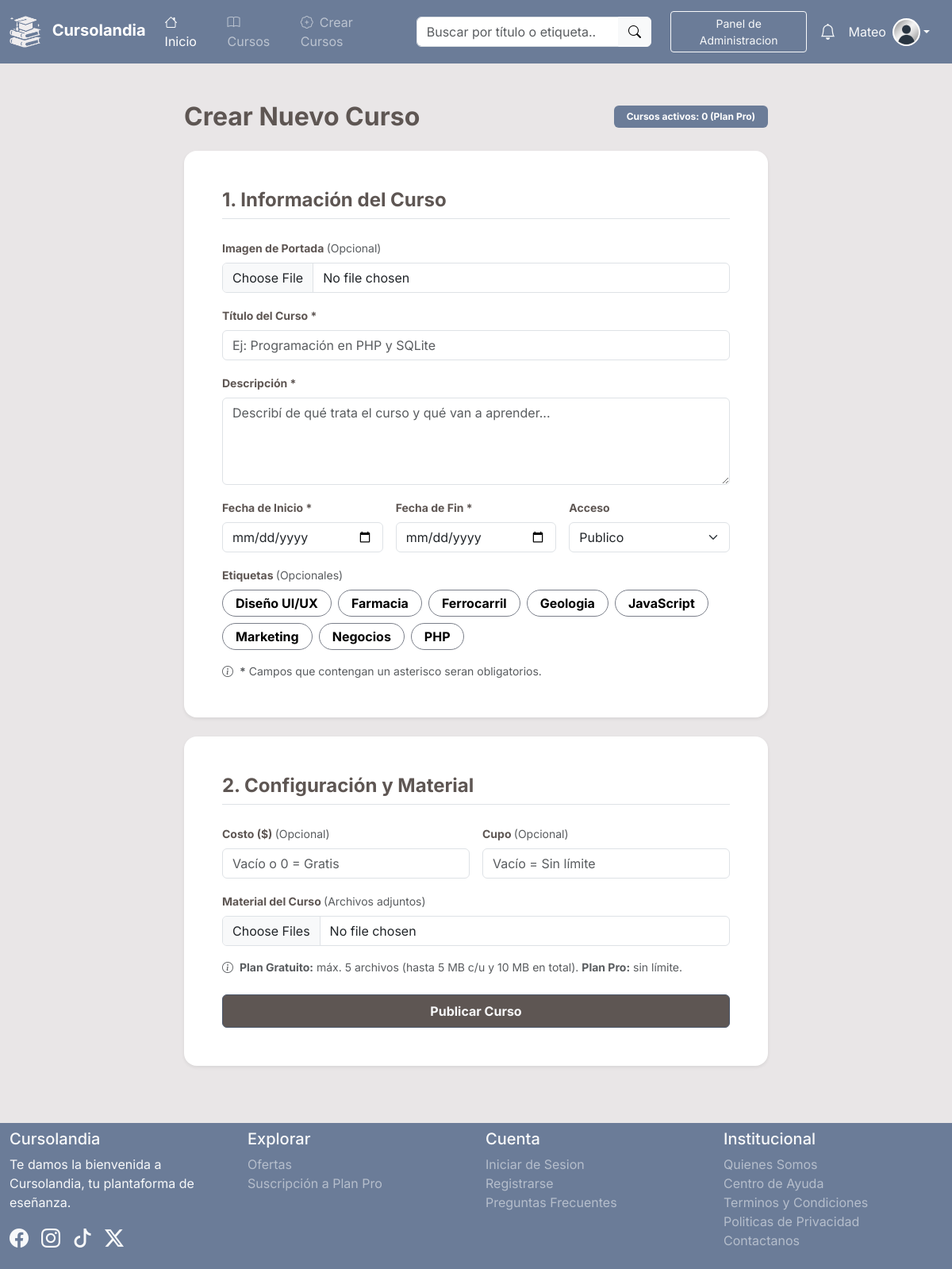
Page /Interfaz/Cursos/crear_c.php (signed in) on the committed database.
### tables this page shows
CREATE TABLE Etiquetas (
    E_ID INT AUTO_INCREMENT NOT NULL PRIMARY KEY,
    E_Nombre VARCHAR(50) NOT NULL UNIQUE
);

### Persistencia/Consultas/UsuarioBD.php (called while the page is built, shortened)
<?php
    class UsuarioBD {
        public function cantidad_cursos ($id_u) {
            $cant_c = array();
            $qry = "
                SELECT *
                FROM Cursos
                WHERE U_ID_Crea = '$id_u'
            ";
            include RUTA_BASE . "/Persistencia/conexion.php";
            $result = mysqli_query($conexion,$qry);
            return $cant_c;
        }
    }
?>

### Persistencia/Consultas/EtiquetaBD.php (called while the page is built, shortened)
<?php
    require_once RUTA_BASE . "/Logica/Etiqueta.php";
    class EtiquetaBD {
        public function listar_etiquetas () {
            $lista_e = array();
            include RUTA_BASE . "/Persistencia/conexion.php";
            $qry = "SELECT * FROM Etiquetas";
            $result = mysqli_query($conexion,$qry);
            while ($fila = mysqli_fetch_array($result)) {
                $e = new Etiqueta ($fila[1],$fila[0]);
                $lista_e[] = $e;
            }
            return $lista_e;
        }
    }
?>

### Logica/Etiqueta.php (called while the page is built, shortened)
<?php
    class Etiqueta {
        public function __construct ($nombre, $id = null) {
            $this -> nombre = $nombre;
            $this -> id = $id;
        }
        public function __get ($var) {
            return $this -> $var;
        }
    }
?>

### Interfaz/Cursos/crear_c.php (the view, shortened to what this page needs)
<?php
    include RUTA_BASE . '/Interfaz/Incluidos/cabecera.php';
    require_once RUTA_BASE . "/Logica/Etiqueta.php";
    require_once RUTA_BASE . "/Persistencia/Consultas/EtiquetaBD.php";
    require_once RUTA_BASE . "/Persistencia/Consultas/CursoBD.php";
    require_once RUTA_BASE . "/Persistencia/Consultas/UsuarioBD.php";
    $ebdd = new EtiquetaBD();
    $ubdd = new UsuarioBD();
    $list = $ebdd -> listar_etiquetas();
    $cant_curs = $ubdd -> cantidad_cursos($_SESSION['id_usuario']);
?>
<main>
    <section class="container py-5">
        <div class="row justify-content-center">
            <div class="col-12 col-lg-8">
                <div class="d-flex flex-column flex-sm-row justify-content-between align-items-sm-center mb-4 gap-2">
                    <h2 class="fw-bold mi-color-text mb-0">Crear Nuevo Curso</h2>
                    <span class="badge mi-bg-grisazulado px-3 py-2 align-self-start align-self-sm-center">
                        <?php if ($_SESSION['plan_usuario'] == 'Gratuito'): ?>
                        Cursos activos: <?php echo count($cant_curs); ?> / 3 (Plan Gratuito)
                        <?php else: ?>
                        Cursos activos: <?php echo count($cant_curs); ?> (Plan Pro)
                        <?php endif; ?>
                    </span>
                </div>
                <form action="" method="POST" name="fcrearcurso" enctype="multipart/form-data" class="needs-validation" novalidate>
                    <div class="card border-0 shadow-sm rounded-4 p-4 p-md-5 mb-4">
                        <h4 class="fw-bold mi-color-text mb-4 border-bottom pb-2">1. Información del Curso</h4>
                        <div class="row g-3">
                            <div class="col-12">
                                <label for="img" class="form-label fw-bold small mi-color-text">
                                    Imagen de Portada
                                    <span class="text-muted fw-normal">(Opcional)</span>
                                </label>
                                <input type="file" class="form-control" id="img" name="img" accept="image/*">
                            </div>
                            <div class="col-12">
                                <label for="titulo" class="form-label fw-bold small mi-color-text">Título del Curso *</label>
                                <input type="text" class="form-control" id="titulo" name="titulo" placeholder="Ej: Programación en PHP y SQLite" required>
                            </div>
                            <div class="col-12">
                                <label for="descripcion" class="form-label fw-bold small mi-color-text">Descripción *</label>
                                <textarea class="form-control" id="descripcion" name="descripcion" rows="4" placeholder="Describí de qué trata el curso y qué van a aprender..." required></textarea>
                            </div>
                            <div class="col-12 col-md-4">
                                <label for="fecha_inicio" class="form-label fw-bold small mi-color-text">Fecha de Inicio *</label>
                                <input type="date" class="form-control" id="fecha_inicio" name="fecha_inicio" required>
                            </div>
                            <div class="col-12 col-md-4">
                                <label for="fecha_fin" class="form-label fw-bold small mi-color-text">Fecha de Fin *</label>
                                <input type="date" class="form-control" id="fecha_fin" name="fecha_fin" required>
                            </div>
                            <div class="col-12 col-md-4">
                                <label for="sacceso" class="form-label fw-bold small mi-color-text">Acceso</label>
                                <select name="sacceso" id="sacceso" class="form-select">
                                    <option value="publico">Publico</option>
                                </select>
                            </div>
                            <div class="col-12">
                                <label for='etiquetas' class='form-label fw-bold small mi-color-text'>
                                    Etiquetas
                                    <span class='text-muted fw-normal'>(Opcionales)</span>
                                </label>
                                <div class='d-flex flex-wrap gap-2'>
                                    <?php
                                        foreach ($list as $e) {
                                            echo "
                                            <input type='checkbox' class='btn-check' name='etiquetas[]' id='{$e -> id}' value='{$e -> id}' autocomplete='off'>
                                            <label class='btn mis-btnes-sinbg rounded-pill px-3 py-1 small fw-bold' for='{$e -> id}'>
                                                {$e -> nombre}
                                            </label>
                                            ";
                                        }
                                    ?>
                                </div>
                            </div>
                            <div class="form-text small mt-3">
                                    <i class="bi bi-info-circle me-1"></i>
                                    <strong>*</strong> Campos que contengan un asterisco seran obligatorios.
                                </div>
                        </div>
                    </div>
                    <div class="card border-0 shadow-sm rounded-4 p-4 p-md-5 mb-4">
                        <h4 class="fw-bold mi-color-text mb-4 border-bottom pb-2">2. Configuración y Material</h4>
                        <div class="row g-3">
                            <div class="col-12 col-md-6">
                                <label for="costo" class="form-label fw-bold small mi-color-text">
                                    Costo ($)
                                    <span class="text-muted fw-normal">(Opcional)</span>
                                </label>
                                <input type="number" min="0" step="0.01" class="form-control" id="costo" name="costo" placeholder="Vacío o 0 = Gratis">
                            </div>
                            <div class="col-12 col-md-6">
                                <label for="cupos" class="form-label fw-bold small mi-color-text">
                                    Cupo <span class="text-muted fw-normal">(Opcional)</span>
                                </label>
                                <input type="number" min="1" class="form-control" id="cupos" name="cupos" placeholder="Vacío = Sin límite">
                            </div>
                            <div class="col-12 mt-3">
                                <label for="materiales" class="form-label fw-bold small mi-color-text">
                                    Material del Curso <span class="text-muted fw-normal">(Archivos adjuntos)</span>
                                </label>
                                <input type="file" class="form-control" id="materiales" name="materiales[]" multiple>
                                <div class="form-text small mt-3">
                                    <i class="bi bi-info-circle me-1"></i>
                                    <strong>Plan Gratuito:</strong> máx. 5 archivos (hasta 5 MB c/u y 10 MB en total). <strong>Plan Pro:</strong> sin límite.
                                </div>
                            </div>
                            <div class="col-12 mt-4">
                                <button type="submit" name="publicar" value="1" class="btn mis-bgs-btns text-light w-100 py-2 fw-bold">
                                    Publicar Curso
                                </button>
                            </div>
                        </div>
                    </div>
                </form>
            </div>
        </div>
    </section>
</main>
<?php include RUTA_BASE . '/Interfaz/Incluidos/pie.php';?>

### Interfaz/Activos/curstyles.css (style rules this page uses)
body { background-color: #E9E6E7; font-family: 'Inter', sans-serif; }
.mi-bg-grisazulado { background-color: #6B7C98; }
.mis-bgs-btns { background-color: #5E5653; border-color: #4c586b; color: #E9E6E7; }
.mi-color-text { color: #5E5653; }
.mis-btnes-sinbg { background-color: transparent !important; border: 1px solid #7B7F8A !important; color: #000000 !important; }

### rows in the picture
etiquetas: E_Nombre "Diseño UI/UX"
etiquetas: E_Nombre "Farmacia"
etiquetas: E_Nombre "Ferrocarril"
etiquetas: E_Nombre "Geologia"
etiquetas: E_Nombre "JavaScript"
etiquetas: E_Nombre "Marketing"
etiquetas: E_Nombre "Negocios"
etiquetas: E_Nombre "PHP"

### other values in the picture
$_SESSION["nombre_usuario"] "Mateo"
count($cant_curs) "0"
